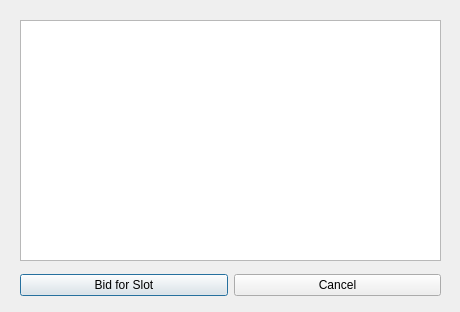
<?xml version="1.0" encoding="UTF-8"?>
<ui version="4.0">
 <class>WorkSlotBid</class>
 <widget class="QDialog" name="WorkSlotBid">
  <property name="geometry">
   <rect>
    <x>0</x>
    <y>0</y>
    <width>460</width>
    <height>312</height>
   </rect>
  </property>
  <property name="windowTitle">
   <string>Dialog</string>
  </property>
  <widget class="QTableWidget" name="workslottable">
   <property name="geometry">
    <rect>
     <x>20</x>
     <y>20</y>
     <width>421</width>
     <height>241</height>
    </rect>
   </property>
  </widget>
  <widget class="QWidget" name="horizontalLayoutWidget">
   <property name="geometry">
    <rect>
     <x>20</x>
     <y>270</y>
     <width>421</width>
     <height>31</height>
    </rect>
   </property>
   <layout class="QHBoxLayout" name="horizontalLayout">
    <item>
     <widget class="QPushButton" name="createBid">
      <property name="text">
       <string>Bid for Slot</string>
      </property>
     </widget>
    </item>
    <item>
     <widget class="QPushButton" name="cancelBid">
      <property name="text">
       <string>Cancel</string>
      </property>
     </widget>
    </item>
   </layout>
  </widget>
 </widget>
 <resources/>
 <connections>
  <connection>
   <sender>cancelBid</sender>
   <signal>clicked()</signal>
   <receiver>WorkSlotBid</receiver>
   <slot>close()</slot>
   <hints>
    <hint type="sourcelabel">
     <x>417</x>
     <y>307</y>
    </hint>
    <hint type="destinationlabel">
     <x>450</x>
     <y>303</y>
    </hint>
   </hints>
  </connection>
 </connections>
</ui>
